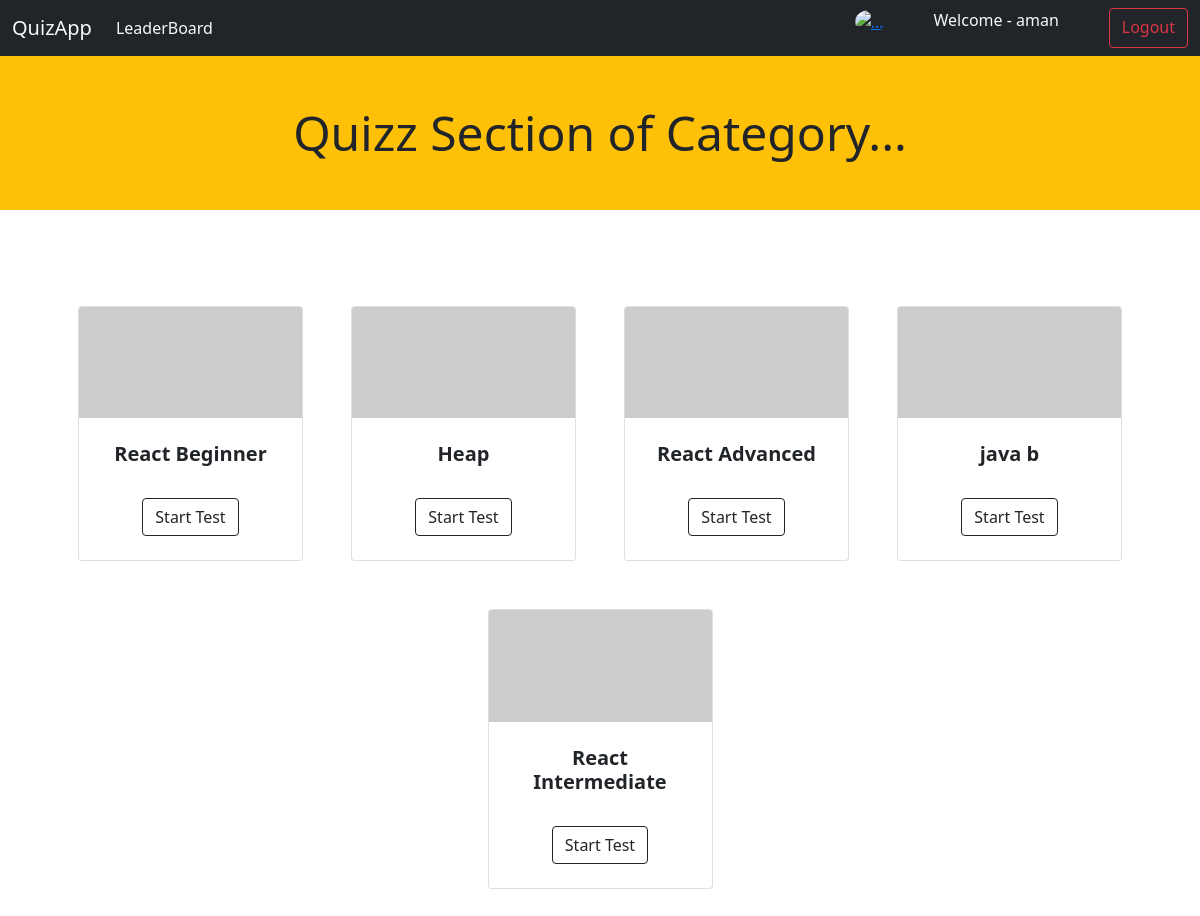
Page /quiz_user/showquiz/ (signed in) on the committed database.
### quiz_admin/models.py (models this page shows)
class AddQuiz(models.Model):
    quizId = models.CharField(max_length=200, null=False, primary_key=True)
    subject_name = models.CharField(max_length=300, null=True)
    instructor_name = models.CharField(max_length=300, null=True)
    category = models.CharField(max_length=300, null=True)
    quiz_time = models.IntegerField(null=True)
    date = models.DateField()
    def __str__(self):
        return self.subject_name + "_" + self.quizId

### quiz_user/views.py (the view)
# urls.py: path('showquiz/', views.showAllQuiz, name="showAllQuiz"),
def showAllQuiz(request):
    data = AddQuiz.objects.all()
    print(data)
    if (request.user.is_authenticated):
        context = {
        "data" : data,
        "user" : request.user
    }
        return render(request, 'quiz_user/showAllQuiz.html',context)
    else:
        return redirect('home')

### templates/quiz_user/showAllQuiz.html (shortened to what this page needs)
<!DOCTYPE html>
<html lang="en">
<head>
    <link href="https://cdn.jsdelivr.net/npm/bootstrap@5.0.2/dist/css/bootstrap.min.css" rel="stylesheet"
>
</head>
<body>
  {% if user.is_authenticated %}
  <nav class="navbar navbar-expand-lg navbar-light bg-dark">
    <div class="container-fluid">
      <a class="navbar-brand text-light " href="/">QuizApp</a>
      <div class="collapse navbar-collapse" id="navbarSupportedContent">
        <ul class="navbar-nav me-auto mb-2 mb-lg-0">
          <li class="nav-item">
            <a class="nav-link active text-light" aria-current="page" href="/quiz_user/leaderboard/">LeaderBoard</a>
          </li>
        </ul>
        <form class="d-flex">
          <a href="/quiz_user/profile" data-toggle="tooltip" title="user profile"><img src="https://github.githubassets.com/images/modules/logos_page/Octocat.png" width="40vw" height="40vh" class="rounded-circle" alt="..."></a>
          <p>&nbsp;&nbsp;&nbsp;&nbsp;&nbsp;&nbsp;&nbsp;&nbsp;&nbsp;&nbsp;&nbsp;&nbsp;</p>
          <p class="user_name_id text-light">Welcome - {{user}}</p>
          <p>&nbsp;&nbsp;&nbsp;&nbsp;&nbsp;&nbsp;&nbsp;&nbsp;&nbsp;&nbsp;&nbsp;&nbsp;</p>
          <a class="btn btn-outline-danger my-2 my-sm-0" class="btn btn-outline-success" href="/quiz_user/logout">Logout</a>
        </form>
      </div>
    </div>
  </nav>
{% endif %}
      <div class="display-5 bg-warning p-5 text-center">
        Quizz Section of Category...
      </div>
      <section class="py-5">
        <div class="container px-4 px-lg-5 mt-5">
            <div class="row gx-4 gx-lg-5 row-cols-2 row-cols-md-3 row-cols-xl-4 justify-content-center">
              {% for post in data %}
                <div class="col mb-5">
                    <div class="card h-100">
                        <img class="card-img-top" src="https://picsum.photos/200/100" alt="{{post.category}} Category" />
                        <div class="card-body p-4">
                            <div class="text-center">
                                <h5 class="fw-bolder">{{post.subject_name}}</h5>
                            </div>
                        </div>
                        <div class="card-footer p-4 pt-0 border-top-0 bg-transparent">
                            <div class="text-center"><a class="btn btn-outline-dark mt-auto" href="/quiz_user/test_questions_page/{{post.subject_name}}/" >Start Test</a></div>
                        </div>
                    </div>
                </div>
                {% endfor %}
            </div>
        </div>
    </section>
</body>
</html>

### rows in the picture
AddQuiz: subject_name "React Beginner"
AddQuiz: subject_name "Heap"
AddQuiz: subject_name "React Advanced"
AddQuiz: subject_name "java b"
AddQuiz: subject_name "React Intermediate"

### other values in the picture
{{ user }} "aman"
